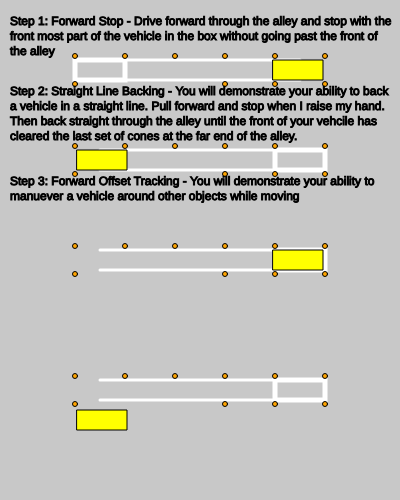
Frame 1 (no input)
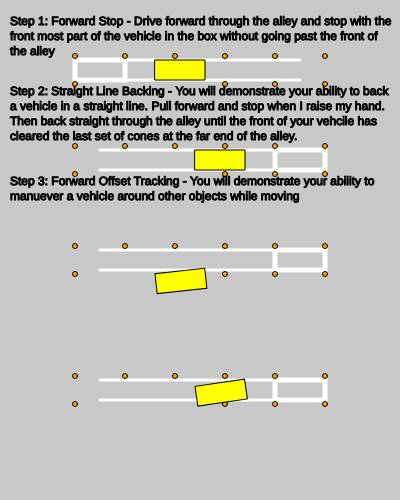
Frame 60 (no input)
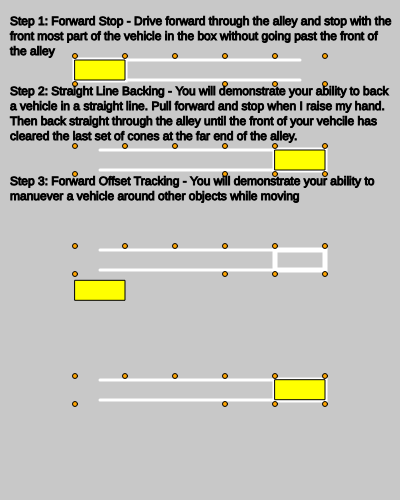
Frame 120 (the mouse pressed at the canvas centre since frame 60)

The p5.js sketch that drew these frames (run headless with seeded random() and noise() and a simulated clock; from frame 60 on, the mouse is pressed at the canvas centre):

// p5.js sketch
// ── sketch.js
class Bus {
  constructor(x,y) {
    this.x = x;
    this.y = y;
    this.dx = 0;
    this.dy = 0;
    this.rotation = 0;
    this.height = 20;
    this.width = 50;
    this.frame = 0;
  }

  move() {
    this.x = this.x + this.dx;
    this.y = this.y + this.dy;
  }

  draw() {
    fill('yellow');
    stroke('black');
    strokeWeight(1);
    this.move();
    this.rotate();
    rect(0,0,this.width,this.height);
    this.unRotate();
  }

  rotate() {
    translate(this.x-this.width/2,this.y-this.height/2);
    rotate(this.rotation);
  }

  unRotate() {
    rotate(-this.rotation);
    translate(-this.x+this.width/2,-this.y+this.height/2);
  }
}

//Offset bus 1,2,3,4 by a variable to make room for text labelling each one
var offset = 50;
var bus1 = new Bus(300,20+offset);
var bus2 = new Bus(100,60+offset*2);
var bus3 = new Bus(100,220+offset*4);
var bus4 = new Bus(300,110+3*offset);



function setup() {
  createCanvas(400,500);
  bus1.dx = -2;
  bus2.dx = 2;
  bus3.dx = 2;
  bus4.dx = -2;
}

function draw() {
  background(200);

    //Add lines in line with the top and bottom of each rectangle to show the path of the bus to show where the busses are supposed to be
    stroke('white');
    strokeWeight(3);
    line(100,10+offset,300,10+offset);
    line(100,30+offset,300,30+offset);
    line(100,50+offset*2,300,50+offset*2);
    line(100,70+offset*2,300,70+offset*2);
    line(100,100+offset*3,300,100+offset*3);
    line(100,120+offset*3,300,120+offset*3);
    line(100,180+offset*4,300,180+offset*4);
    line(100,200+offset*4,300,200+offset*4);
  
  
  //Draws the landing box for the first bus
  noFill();
  stroke('white');
  strokeWeight(5);
  rect(100-bus1.width/2,20-bus1.height/2+offset,bus1.width,bus1.height);

 //Draw the landing box for the second bus
 noFill();
 stroke('white');
 strokeWeight(5);
 rect(300-bus2.width/2,60-bus2.height/2+2*offset,bus2.width,bus2.height);

  //Bus 3, pulling into a parallel spot
  noFill();
  stroke('white');
  strokeWeight(5);
  rect(300-bus3.width/2,100+3*offset,bus3.width,bus3.height);

  noFill();
  stroke('white');
  strokeWeight(5);
  rect(300-bus4.width/2,180+4*offset,bus3.width,bus3.height);

  //Place orange circles as cones to show the bounding box for each exercise
  fill('orange');
  stroke('black');
  strokeWeight(1);
 
  drawCones(100-bus1.width/2,20-bus1.height/2+offset);
  drawCones(100-bus2.width/2,60-bus2.height/2+2*offset);
  drawCones(100-bus3.width/2,100+3*offset);
  drawCones(100-bus4.width/2,180+4*offset);

  bus1.draw();

  if(bus1.x<=100) {
    bus1.dx = 0;
    bus1.frame++;
    if(bus1.frame==30) {
      bus1.x = 300;
      bus1.frame = 0;
      bus1.dx = -2;
    }
  }

  if(bus2.x>=300) {
    bus2.dx = 0;
    bus2.frame++;
    if(bus2.frame==30) {
      bus2.x = 100;
      bus2.frame = 0;
      bus2.dx = 2;
    }
  }

  bus2.draw();

  if(bus3.x>=300) {
    bus3.dx = 0;
    bus3.frame++;
    if(bus3.frame==30) {
      bus3.x = 100;
      bus3.y = 220+offset*4;
      bus3.frame = 0;
      bus3.dx = 2;
    }
  }

  if(bus3.x>=150&&bus3.x<=250) {
    bus3.dy = -0.3
  } else {
    bus3.dy = 0;
  }

  if(bus3.x>=175&&bus3.x<=225) {
    bus3.dy = -0.9;
  }

  if(bus3.x>=140&&bus3.x<=165) {
    bus3.rotation -= 0.018;
  } else if(bus3.x>=210&&bus3.x<=235) {
    bus3.rotation += 0.018;
  }

  bus3.draw();

  //Bus 4, pulling out of the same spot
  
  
  if(bus4.x<=100) {
    bus4.dx = 0;
    bus4.frame++;
    if(bus4.frame==30) {
      bus4.x = 300;
      bus4.y = 110+3*offset;
      bus4.frame = 0;
      bus4.dx = -2;
    }
  }

  if(bus4.x>=150&&bus4.x<=250) {
    bus4.dy = 0.3
  } else {
    bus4.dy = 0;
  }

  if(bus4.x>=175&&bus4.x<=225) {
    bus4.dy = 0.9;
  }

  if(bus4.x>=170&&bus4.x<=195) {
    bus4.rotation += 0.018;
  } else if(bus4.x>=213&&bus4.x<=238) {
    bus4.rotation -= 0.018;
  }
  
  bus4.draw();

  //Write text to describe the directions for the driver in each situation
  fill('black');
  text("Step 1: Forward Stop - Drive forward through the alley and stop with the\nfront most part of the vehicle in the box without going past the front of\nthe alley", 10, offset/2);
  text("Step 2: Straight Line Backing - You will demonstrate your ability to back\na vehicle in a straight line. Pull forward and stop when I raise my hand.\nThen back straight through the alley until the front of your vehcile has\ncleared the last set of cones at the far end of the alley.",10,offset*2-5);
  text("Step 3: Forward Offset Tracking - You will demonstrate your ability to\nmanuever a vehicle around other objects while moving",10,offset*4-15);
  text("Step 4: Pulling out of a parallel spot");
}

function drawCones(box1x,box1y) {
  circle(box1x,box1y-4,5);
  circle(box1x+bus1.width,box1y-4,5);
  circle(box1x,box1y+bus1.height+4,5);
  circle(box1x+bus1.width*2,box1y-4,5);
  circle(box1x+bus1.width*3,box1y-4,5);
  circle(box1x+bus1.width*4,box1y-4,5);
  circle(box1x+bus1.width*5,box1y-4,5);
  circle(box1x+bus1.width*3,box1y+bus1.height+4,5);
  circle(box1x+bus1.width*4,box1y+bus1.height+4,5);
  circle(box1x+bus1.width*5,box1y+bus1.height+4,5);
}
